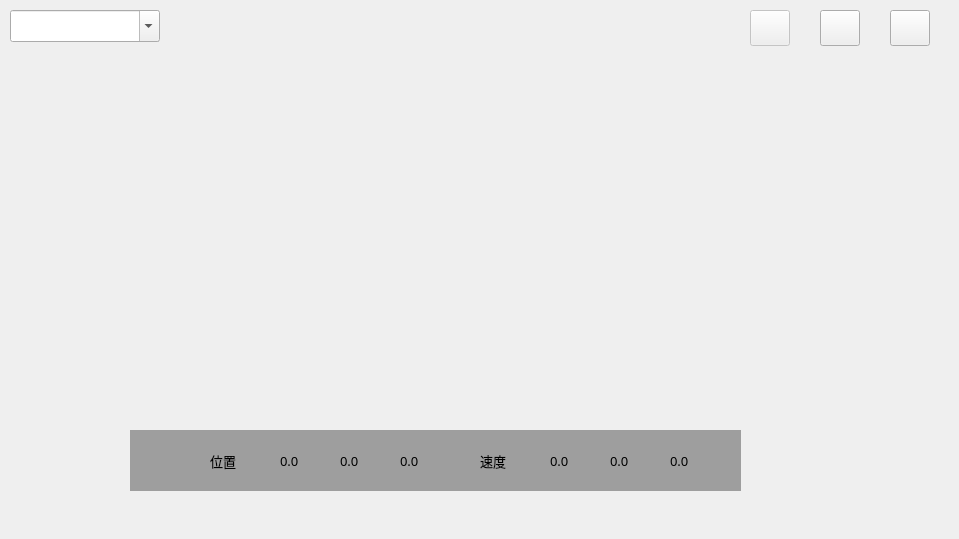
   <widget class="CSSCBasicWidget" name="widget4">
    <property name="geometry">
     <rect>
      <x>960</x>
      <y>540</y>
      <width>959</width>
      <height>539</height>
     </rect>
    </property>
    <property name="borderWidth">
     <number>2</number>
    </property>
    <property name="isShowBgPixmap">
     <bool>true</bool>
    </property>
    <widget class="CSSCBasicWidget" name="csscBasicWidget_4">
     <property name="geometry">
      <rect>
       <x>10</x>
       <y>50</y>
       <width>941</width>
       <height>451</height>
      </rect>
     </property>
     <widget class="CSSCLabel" name="csscLabel_4">
      <property name="geometry">
       <rect>
        <x>0</x>
        <y>0</y>
        <width>941</width>
        <height>451</height>
       </rect>
      </property>
      <property name="nightNormalFontColor">
       <color>
        <red>0</red>
        <green>0</green>
        <blue>0</blue>
       </color>
      </property>
     </widget>
     <widget class="QWidget" name="widget_4" native="true">
      <property name="geometry">
       <rect>
        <x>120</x>
        <y>380</y>
        <width>611</width>
        <height>61</height>
       </rect>
      </property>
      <property name="styleSheet">
       <string notr="true">background-color:rgb(158, 158, 158);</string>
      </property>
      <widget class="CSSCGaugeMini" name="csscGaugeMini_9">
       <property name="geometry">
        <rect>
         <x>10</x>
         <y>10</y>
         <width>41</width>
         <height>41</height>
        </rect>
       </property>
      </widget>
      <widget class="CSSCLabel" name="weizhi4">
       <property name="geometry">
        <rect>
         <x>80</x>
         <y>15</y>
         <width>71</width>
         <height>31</height>
        </rect>
       </property>
       <property name="font">
        <font>
         <family>微软雅黑</family>
         <pointsize>10</pointsize>
        </font>
       </property>
       <property name="styleSheet">
        <string notr="true">/*CSSCLabel Start*/

CSSCLabel

{

	color: rgba(0, 0, 0, 255);

	background-color: qlineargradient(x1: 0 , y1: 0, x2: 0, y2: 1, stop: 0 rgba(255, 52, 72, 255), stop: 1.0 rgba(255, 234, 239, 255));

	border: 0px solid rgba(50, 50, 50, 128);

}

CSSCLabel:disabled

{

	color: rgba(100, 100, 100, 255);

}



/*CSSCLabel End*/</string>
       </property>
       <property name="text">
        <string>位置</string>
       </property>
       <property name="normalFontColor">
        <color>
         <red>0</red>
         <green>0</green>
         <blue>0</blue>
        </color>
       </property>
       <property name="nightNormalFontColor">
        <color>
         <red>0</red>
         <green>0</green>
         <blue>0</blue>
        </color>
       </property>
       <property name="backgroundColorStart">
        <color>
         <red>255</red>
         <green>52</green>
         <blue>72</blue>
        </color>
       </property>
       <property name="backgroundColorEnd">
        <color>
         <red>255</red>
         <green>234</green>
         <blue>239</blue>
        </color>
       </property>
       <property name="borderColor">
        <color alpha="128">
         <red>50</red>
         <green>50</green>
         <blue>50</blue>
        </color>
       </property>
      </widget>
      <widget class="CSSCLabel" name="weizhi_x4">
       <property name="geometry">
        <rect>
         <x>150</x>
         <y>15</y>
         <width>71</width>
         <height>31</height>
        </rect>
       </property>
       <property name="font">
        <font>
         <family>微软雅黑</family>
         <pointsize>10</pointsize>
        </font>
       </property>
       <property name="styleSheet">
        <string notr="true">/*CSSCLabel Start*/

CSSCLabel

{

	color: rgba(9, 2, 9, 255);

	background-color: qlineargradient(x1: 0 , y1: 0, x2: 0, y2: 1, stop: 0 rgba(50, 50, 50, 0), stop: 1.0 rgba(50, 50, 50, 0));

	border: 0px solid rgba(50, 50, 50, 128);

}

CSSCLabel:disabled

{

	color: rgba(100, 100, 100, 255);

}



/*CSSCLabel End*/</string>
       </property>
       <property name="text">
        <string>0.0</string>
       </property>
       <property name="normalFontColor">
        <color>
         <red>9</red>
         <green>2</green>
         <blue>9</blue>
        </color>
       </property>
       <property name="nightNormalFontColor">
        <color>
         <red>9</red>
         <green>2</green>
         <blue>9</blue>
        </color>
       </property>
       <property name="backgroundColorStart">
        <color alpha="0">
         <red>50</red>
         <green>50</green>
         <blue>50</blue>
        </color>
       </property>
       <property name="backgroundColorEnd">
        <color alpha="0">
         <red>50</red>
         <green>50</green>
         <blue>50</blue>
        </color>
       </property>
       <property name="borderColor">
        <color alpha="128">
         <red>50</red>
         <green>50</green>
         <blue>50</blue>
        </color>
       </property>
      </widget>
      <widget class="CSSCLabel" name="weizhi_y4">
       <property name="geometry">
        <rect>
         <x>210</x>
         <y>15</y>
         <width>71</width>
         <height>31</height>
        </rect>
       </property>
       <property name="font">
        <font>
         <family>微软雅黑</family>
         <pointsize>10</pointsize>
        </font>
       </property>
       <property name="styleSheet">
        <string notr="true">/*CSSCLabel Start*/

CSSCLabel

{

	color: rgba(9, 2, 9, 255);

	background-color: qlineargradient(x1: 0 , y1: 0, x2: 0, y2: 1, stop: 0 rgba(50, 50, 50, 0), stop: 1.0 rgba(50, 50, 50, 0));

	border: 0px solid rgba(50, 50, 50, 128);

}

CSSCLabel:disabled

{

	color: rgba(100, 100, 100, 255);

}



/*CSSCLabel End*/</string>
       </property>
       <property name="text">
        <string>0.0</string>
       </property>
       <property name="normalFontColor">
        <color>
         <red>9</red>
         <green>2</green>
         <blue>9</blue>
        </color>
       </property>
       <property name="nightNormalFontColor">
        <color>
         <red>9</red>
         <green>2</green>
         <blue>9</blue>
        </color>
       </property>
       <property name="backgroundColorStart">
        <color alpha="0">
         <red>50</red>
         <green>50</green>
         <blue>50</blue>
        </color>
       </property>
       <property name="backgroundColorEnd">
        <color alpha="0">
         <red>50</red>
         <green>50</green>
         <blue>50</blue>
        </color>
       </property>
       <property name="borderColor">
        <color alpha="128">
         <red>50</red>
         <green>50</green>
         <blue>50</blue>
        </color>
       </property>
      </widget>
      <widget class="CSSCLabel" name="weizhi_z4">
       <property name="geometry">
        <rect>
         <x>270</x>
         <y>15</y>
         <width>71</width>
         <height>31</height>
        </rect>
       </property>
       <property name="font">
        <font>
         <family>微软雅黑</family>
         <pointsize>10</pointsize>
        </font>
       </property>
       <property name="styleSheet">
        <string notr="true">/*CSSCLabel Start*/

CSSCLabel

{

	color: rgba(9, 2, 9, 255);

	background-color: qlineargradient(x1: 0 , y1: 0, x2: 0, y2: 1, stop: 0 rgba(50, 50, 50, 0), stop: 1.0 rgba(50, 50, 50, 0));

	border: 0px solid rgba(50, 50, 50, 128);

}

CSSCLabel:disabled

{

	color: rgba(100, 100, 100, 255);

}



/*CSSCLabel End*/</string>
       </property>
       <property name="text">
        <string>0.0</string>
       </property>
       <property name="normalFontColor">
        <color>
         <red>9</red>
         <green>2</green>
         <blue>9</blue>
        </color>
       </property>
       <property name="nightNormalFontColor">
        <color>
         <red>9</red>
         <green>2</green>
         <blue>9</blue>
        </color>
       </property>
       <property name="backgroundColorStart">
        <color alpha="0">
         <red>50</red>
         <green>50</green>
         <blue>50</blue>
        </color>
       </property>
       <property name="backgroundColorEnd">
        <color alpha="0">
         <red>50</red>
         <green>50</green>
         <blue>50</blue>
        </color>
       </property>
       <property name="borderColor">
        <color alpha="128">
         <red>50</red>
         <green>50</green>
         <blue>50</blue>
        </color>
       </property>
      </widget>
      <widget class="CSSCLabel" name="sudu4">
       <property name="geometry">
        <rect>
         <x>350</x>
         <y>15</y>
         <width>71</width>
         <height>31</height>
        </rect>
       </property>
       <property name="font">
        <font>
         <family>微软雅黑</family>
         <pointsize>10</pointsize>
        </font>
       </property>
       <property name="styleSheet">
        <string notr="true">/*CSSCLabel Start*/

CSSCLabel

{

	color: rgba(0, 0, 0, 255);

	background-color: qlineargradient(x1: 0 , y1: 0, x2: 0, y2: 1, stop: 0 rgba(0, 255, 127, 255), stop: 1.0 rgba(255, 246, 248, 255));

	border: 0px solid rgba(50, 50, 50, 128);

}

CSSCLabel:disabled

{

	color: rgba(100, 100, 100, 255);

}



/*CSSCLabel End*/</string>
       </property>
       <property name="text">
        <string>速度</string>
       </property>
       <property name="normalFontColor">
        <color>
         <red>0</red>
         <green>0</green>
         <blue>0</blue>
        </color>
       </property>
       <property name="nightNormalFontColor">
        <color>
         <red>0</red>
         <green>0</green>
         <blue>0</blue>
        </color>
       </property>
       <property name="backgroundColorStart">
        <color>
         <red>0</red>
         <green>255</green>
         <blue>127</blue>
        </color>
       </property>
       <property name="backgroundColorEnd">
        <color>
         <red>255</red>
         <green>246</green>
         <blue>248</blue>
        </color>
       </property>
       <property name="borderColor">
        <color alpha="128">
         <red>50</red>
         <green>50</green>
         <blue>50</blue>
        </color>
       </property>
      </widget>
      <widget class="CSSCLabel" name="sudu_x4">
       <property name="geometry">
        <rect>
         <x>420</x>
         <y>15</y>
         <width>71</width>
         <height>31</height>
        </rect>
       </property>
       <property name="font">
        <font>
         <family>微软雅黑</family>
         <pointsize>10</pointsize>
        </font>
       </property>
       <property name="styleSheet">
        <string notr="true">/*CSSCLabel Start*/

CSSCLabel

{

	color: rgba(9, 2, 9, 255);

	background-color: qlineargradient(x1: 0 , y1: 0, x2: 0, y2: 1, stop: 0 rgba(50, 50, 50, 0), stop: 1.0 rgba(50, 50, 50, 0));

	border: 0px solid rgba(50, 50, 50, 128);

}

CSSCLabel:disabled

{

	color: rgba(100, 100, 100, 255);

}



/*CSSCLabel End*/</string>
       </property>
       <property name="text">
        <string>0.0</string>
       </property>
       <property name="normalFontColor">
        <color>
         <red>9</red>
         <green>2</green>
         <blue>9</blue>
        </color>
       </property>
       <property name="nightNormalFontColor">
        <color>
         <red>9</red>
         <green>2</green>
         <blue>9</blue>
        </color>
       </property>
       <property name="backgroundColorStart">
        <color alpha="0">
         <red>50</red>
         <green>50</green>
         <blue>50</blue>
        </color>
       </property>
       <property name="backgroundColorEnd">
        <color alpha="0">
         <red>50</red>
         <green>50</green>
         <blue>50</blue>
        </color>
       </property>
       <property name="borderColor">
        <color alpha="128">
         <red>50</red>
         <green>50</green>
         <blue>50</blue>
        </color>
       </property>
      </widget>
      <widget class="CSSCLabel" name="sudu_y4">
       <property name="geometry">
        <rect>
         <x>480</x>
         <y>15</y>
         <width>71</width>
         <height>31</height>
        </rect>
       </property>
       <property name="font">
        <font>
         <family>微软雅黑</family>
         <pointsize>10</pointsize>
        </font>
       </property>
       <property name="styleSheet">
        <string notr="true">/*CSSCLabel Start*/

CSSCLabel

{

	color: rgba(9, 2, 9, 255);

	background-color: qlineargradient(x1: 0 , y1: 0, x2: 0, y2: 1, stop: 0 rgba(50, 50, 50, 0), stop: 1.0 rgba(50, 50, 50, 0));

	border: 0px solid rgba(50, 50, 50, 128);

}

CSSCLabel:disabled

{

	color: rgba(100, 100, 100, 255);

}



/*CSSCLabel End*/</string>
       </property>
       <property name="text">
        <string>0.0</string>
       </property>
       <property name="normalFontColor">
        <color>
         <red>9</red>
         <green>2</green>
         <blue>9</blue>
        </color>
       </property>
       <property name="nightNormalFontColor">
        <color>
         <red>9</red>
         <green>2</green>
         <blue>9</blue>
        </color>
       </property>
       <property name="backgroundColorStart">
        <color alpha="0">
         <red>50</red>
         <green>50</green>
         <blue>50</blue>
        </color>
       </property>
       <property name="backgroundColorEnd">
        <color alpha="0">
         <red>50</red>
         <green>50</green>
         <blue>50</blue>
        </color>
       </property>
       <property name="borderColor">
        <color alpha="128">
         <red>50</red>
         <green>50</green>
         <blue>50</blue>
        </color>
       </property>
      </widget>
      <widget class="CSSCLabel" name="sudu_z4">
       <property name="geometry">
        <rect>
         <x>540</x>
         <y>15</y>
         <width>71</width>
         <height>31</height>
        </rect>
       </property>
       <property name="font">
        <font>
         <family>微软雅黑</family>
         <pointsize>10</pointsize>
        </font>
       </property>
       <property name="styleSheet">
        <string notr="true">/*CSSCLabel Start*/

CSSCLabel

{

	color: rgba(9, 2, 9, 255);

	background-color: qlineargradient(x1: 0 , y1: 0, x2: 0, y2: 1, stop: 0 rgba(50, 50, 50, 0), stop: 1.0 rgba(50, 50, 50, 0));

	border: 0px solid rgba(50, 50, 50, 128);

}

CSSCLabel:disabled

{

	color: rgba(100, 100, 100, 255);

}



/*CSSCLabel End*/</string>
       </property>
       <property name="text">
        <string>0.0</string>
       </property>
       <property name="normalFontColor">
        <color>
         <red>9</red>
         <green>2</green>
         <blue>9</blue>
        </color>
       </property>
       <property name="nightNormalFontColor">
        <color>
         <red>9</red>
         <green>2</green>
         <blue>9</blue>
        </color>
       </property>
       <property name="backgroundColorStart">
        <color alpha="0">
         <red>50</red>
         <green>50</green>
         <blue>50</blue>
        </color>
       </property>
       <property name="backgroundColorEnd">
        <color alpha="0">
         <red>50</red>
         <green>50</green>
         <blue>50</blue>
        </color>
       </property>
       <property name="borderColor">
        <color alpha="128">
         <red>50</red>
         <green>50</green>
         <blue>50</blue>
        </color>
       </property>
      </widget>
     </widget>
    </widget>
    <widget class="CSSCToolButton" name="all4">
     <property name="geometry">
      <rect>
       <x>890</x>
       <y>10</y>
       <width>40</width>
       <height>36</height>
      </rect>
     </property>
     <property name="styleSheet">
      <string>/*CSSCToolButton Start*/

CSSCToolButton

{

	border: 1px solid transparent;

	background-repeat:no-repeat;

	background-image:url(:/Image/Night/CSSCToolButton/icon_4_normal.png);

}

CSSCToolButton:hover

{

	border: 1px solid rgba(21, 197, 212, 255);

}

CSSCToolButton:pressed

{

	border: 1px solid rgba(21, 197, 212, 255);

	background-image:url(:/Image/Night/CSSCToolButton/icon_4_pressed.png);

}

CSSCToolButton:checked

{

	/*border: 1px solid rgba(21, 197, 212, 255);*/

	background-image:url(:/Image/Night/CSSCToolButton/icon_4_pressed.png);

}

CSSCToolButton:disabled

{

    border: 1px solid transparent;

	background-image:url(:/Image/Night/CSSCToolButton/icon_4_disable.png);

}

/*CSSCToolButton End*/</string>
     </property>
     <property name="SelectedIconName">
      <string>icon_4</string>
     </property>
    </widget>
    <widget class="CSSCToolButton" name="jia4">
     <property name="geometry">
      <rect>
       <x>820</x>
       <y>10</y>
       <width>40</width>
       <height>36</height>
      </rect>
     </property>
     <property name="styleSheet">
      <string>/*CSSCToolButton Start*/

CSSCToolButton

{

	border: 1px solid transparent;

	background-repeat:no-repeat;

	background-image:url(:/Image/Night/CSSCToolButton/icon_3_normal.png);

}

CSSCToolButton:hover

{

	border: 1px solid rgba(21, 197, 212, 255);

}

CSSCToolButton:pressed

{

	border: 1px solid rgba(21, 197, 212, 255);

	background-image:url(:/Image/Night/CSSCToolButton/icon_3_pressed.png);

}

CSSCToolButton:checked

{

	/*border: 1px solid rgba(21, 197, 212, 255);*/

	background-image:url(:/Image/Night/CSSCToolButton/icon_3_pressed.png);

}

CSSCToolButton:disabled

{

    border: 1px solid transparent;

	background-image:url(:/Image/Night/CSSCToolButton/icon_3_disable.png);

}

/*CSSCToolButton End*/</string>
     </property>
     <property name="SelectedIconName">
      <string>icon_3</string>
     </property>
    </widget>
    <widget class="CSSCComboBox" name="csscComboBox_4">
     <property name="geometry">
      <rect>
       <x>10</x>
       <y>10</y>
       <width>150</width>
       <height>32</height>
      </rect>
     </property>
     <property name="editable">
      <bool>true</bool>
     </property>
     <property name="currentIndex">
      <number>-1</number>
     </property>
    </widget>
    <widget class="CSSCToolButton" name="jian4">
     <property name="enabled">
      <bool>false</bool>
     </property>
     <property name="geometry">
      <rect>
       <x>750</x>
       <y>10</y>
       <width>40</width>
       <height>36</height>
      </rect>
     </property>
     <property name="styleSheet">
      <string>/*CSSCToolButton Start*/

CSSCToolButton

{

	border: 1px solid transparent;

	background-repeat:no-repeat;

	background-image:url(:/Image/Night/CSSCToolButton/icon_2_normal.png);

}

CSSCToolButton:hover

{

	border: 1px solid rgba(21, 197, 212, 255);

}

CSSCToolButton:pressed

{

	border: 1px solid rgba(21, 197, 212, 255);

	background-image:url(:/Image/Night/CSSCToolButton/icon_2_pressed.png);

}

CSSCToolButton:checked

{

	/*border: 1px solid rgba(21, 197, 212, 255);*/

	background-image:url(:/Image/Night/CSSCToolButton/icon_2_pressed.png);

}

CSSCToolButton:disabled

{

    border: 1px solid transparent;

	background-image:url(:/Image/Night/CSSCToolButton/icon_2_disable.png);

}

/*CSSCToolButton End*/</string>
     </property>
     <property name="SelectedIconName">
      <string>icon_2</string>
     </property>
    </widget>
    <widget class="CSSCColorLabel" name="UAV4">
     <property name="geometry">
      <rect>
       <x>340</x>
       <y>0</y>
       <width>280</width>
       <height>60</height>
      </rect>
     </property>
     <property name="font">
      <font>
       <pointsize>6</pointsize>
      </font>
     </property>
     <property name="fontColorSide">
      <color>
       <red>130</red>
       <green>5</green>
       <blue>255</blue>
      </color>
     </property>
     <property name="fontColorMid">
      <color>
       <red>255</red>
       <green>115</green>
       <blue>134</blue>
      </color>
     </property>
     <property name="pixelSize" stdset="0">
      <number>30</number>
     </property>
     <property name="showText">
      <string>UAV4</string>
     </property>
    </widget>
   </widget>
